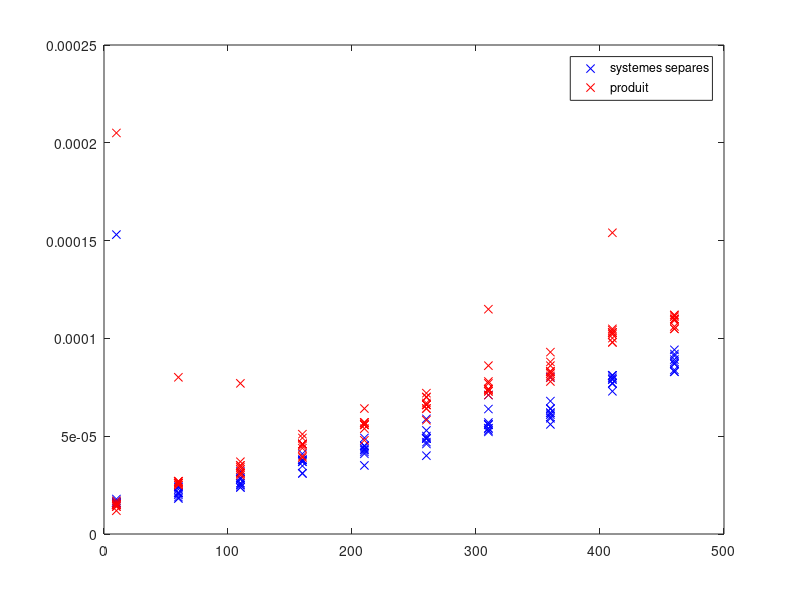

The MATLAB source for this figure:
clc; clear all; close all;


alfa=0.3;
beta=4;
T1=[];
T2=[];
NUM=[];

NN=10:50:500;
for pp=1:10
    pp
    NUM=[NUM NN];
    for i=1:length(NN)
        n=NN(i);
    
        A=eye(n,n)+alfa*(diag(ones(n-1,1),1)+diag(ones(n-1,1),-1));A=sparse(A);
        B=eye(n,n)+beta*(diag(ones(n-1,1),1)+diag(ones(n-1,1),-1));B=sparse(B);
        C=A*B;
    
        sm=ones(n,1);
    
        tic;
        w=A\sm;
        x=B\w;
        time1=toc;
        T1=[T1 time1];
    
    
        tic;
        x=C\sm;
        time2=toc;
        T2=[T2 time2];
    end
end

figure(1)
plot(NUM,T1,'bx',NUM,T2,'rx')
legend('systemes separes','produit')